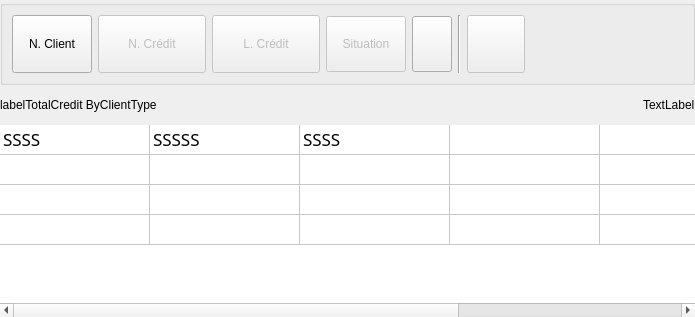
               <widget class="QWidget" name="ClientsPage">
                <layout class="QVBoxLayout" name="verticalLayout_2">
                 <property name="spacing">
                  <number>0</number>
                 </property>
                 <property name="leftMargin">
                  <number>0</number>
                 </property>
                 <property name="topMargin">
                  <number>0</number>
                 </property>
                 <property name="rightMargin">
                  <number>0</number>
                 </property>
                 <property name="bottomMargin">
                  <number>0</number>
                 </property>
                 <item>
                  <widget class="QWidget" name="ClientsWidgetContainer" native="true">
                   <layout class="QVBoxLayout" name="verticalLayout_24">
                    <property name="spacing">
                     <number>10</number>
                    </property>
                    <property name="leftMargin">
                     <number>0</number>
                    </property>
                    <property name="topMargin">
                     <number>0</number>
                    </property>
                    <property name="rightMargin">
                     <number>0</number>
                    </property>
                    <property name="bottomMargin">
                     <number>0</number>
                    </property>
                    <item>
                     <widget class="QGroupBox" name="groupBoxToolBar_3">
                      <property name="title">
                       <string/>
                      </property>
                      <layout class="QHBoxLayout" name="horizontalLayout_14">
                       <property name="leftMargin">
                        <number>9</number>
                       </property>
                       <property name="topMargin">
                        <number>9</number>
                       </property>
                       <property name="rightMargin">
                        <number>9</number>
                       </property>
                       <property name="bottomMargin">
                        <number>9</number>
                       </property>
                       <item>
                        <widget class="QPushButton" name="buttonNewClient">
                         <property name="sizePolicy">
                          <sizepolicy hsizetype="Preferred" vsizetype="Preferred">
                           <horstretch>0</horstretch>
                           <verstretch>0</verstretch>
                          </sizepolicy>
                         </property>
                         <property name="minimumSize">
                          <size>
                           <width>0</width>
                           <height>56</height>
                          </size>
                         </property>
                         <property name="cursor">
                          <cursorShape>PointingHandCursor</cursorShape>
                         </property>
                         <property name="toolTip">
                          <string>Ajouter un Client</string>
                         </property>
                         <property name="styleSheet">
                          <string notr="true"/>
                         </property>
                         <property name="text">
                          <string>N. Client</string>
                         </property>
                         <property name="icon">
                          <iconset resource="../resources.qrc">
                           <normaloff>:/icons/images/icons/cil-plus.png</normaloff>:/icons/images/icons/cil-plus.png</iconset>
                         </property>
                         <property name="iconSize">
                          <size>
                           <width>28</width>
                           <height>28</height>
                          </size>
                         </property>
                        </widget>
                       </item>
                       <item>
                        <widget class="QPushButton" name="buttonClientNewCredit">
                         <property name="enabled">
                          <bool>false</bool>
                         </property>
                         <property name="sizePolicy">
                          <sizepolicy hsizetype="Preferred" vsizetype="Preferred">
                           <horstretch>0</horstretch>
                           <verstretch>0</verstretch>
                          </sizepolicy>
                         </property>
                         <property name="minimumSize">
                          <size>
                           <width>108</width>
                           <height>56</height>
                          </size>
                         </property>
                         <property name="cursor">
                          <cursorShape>PointingHandCursor</cursorShape>
                         </property>
                         <property name="toolTip">
                          <string>Ajouter un Nouveau Crédit</string>
                         </property>
                         <property name="text">
                          <string>N. Crédit</string>
                         </property>
                         <property name="icon">
                          <iconset resource="../resources.qrc">
                           <normaloff>:/icons/images/icons/cil-plus.png</normaloff>:/icons/images/icons/cil-plus.png</iconset>
                         </property>
                         <property name="iconSize">
                          <size>
                           <width>28</width>
                           <height>28</height>
                          </size>
                         </property>
                        </widget>
                       </item>
                       <item>
                        <widget class="QPushButton" name="buttonClientCreditList">
                         <property name="enabled">
                          <bool>false</bool>
                         </property>
                         <property name="sizePolicy">
                          <sizepolicy hsizetype="Preferred" vsizetype="Preferred">
                           <horstretch>0</horstretch>
                           <verstretch>0</verstretch>
                          </sizepolicy>
                         </property>
                         <property name="minimumSize">
                          <size>
                           <width>108</width>
                           <height>56</height>
                          </size>
                         </property>
                         <property name="cursor">
                          <cursorShape>PointingHandCursor</cursorShape>
                         </property>
                         <property name="toolTip">
                          <string>Liste des Crédits</string>
                         </property>
                         <property name="text">
                          <string>L. Crédit</string>
                         </property>
                         <property name="iconSize">
                          <size>
                           <width>28</width>
                           <height>28</height>
                          </size>
                         </property>
                        </widget>
                       </item>
                       <item>
                        <widget class="QPushButton" name="buttonClientSituation">
                         <property name="enabled">
                          <bool>false</bool>
                         </property>
                         <property name="minimumSize">
                          <size>
                           <width>0</width>
                           <height>56</height>
                          </size>
                         </property>
                         <property name="text">
                          <string>Situation</string>
                         </property>
                         <property name="iconSize">
                          <size>
                           <width>28</width>
                           <height>28</height>
                          </size>
                         </property>
                        </widget>
                       </item>
                       <item>
                        <widget class="QPushButton" name="buttonClientActions">
                         <property name="sizePolicy">
                          <sizepolicy hsizetype="Preferred" vsizetype="Fixed">
                           <horstretch>0</horstretch>
                           <verstretch>0</verstretch>
                          </sizepolicy>
                         </property>
                         <property name="minimumSize">
                          <size>
                           <width>0</width>
                           <height>56</height>
                          </size>
                         </property>
                         <property name="layoutDirection">
                          <enum>Qt::RightToLeft</enum>
                         </property>
                         <property name="text">
                          <string/>
                         </property>
                         <property name="iconSize">
                          <size>
                           <width>28</width>
                           <height>28</height>
                          </size>
                         </property>
                        </widget>
                       </item>
                       <item>
                        <widget class="Line" name="line_2">
                         <property name="orientation">
                          <enum>Qt::Vertical</enum>
                         </property>
                        </widget>
                       </item>
                       <item>
                        <widget class="QPushButton" name="buttonDeleteClient">
                         <property name="enabled">
                          <bool>false</bool>
                         </property>
                         <property name="sizePolicy">
                          <sizepolicy hsizetype="Preferred" vsizetype="Preferred">
                           <horstretch>0</horstretch>
                           <verstretch>0</verstretch>
                          </sizepolicy>
                         </property>
                         <property name="minimumSize">
                          <size>
                           <width>58</width>
                           <height>58</height>
                          </size>
                         </property>
                         <property name="cursor">
                          <cursorShape>PointingHandCursor</cursorShape>
                         </property>
                         <property name="toolTip">
                          <string>Suprimer</string>
                         </property>
                         <property name="text">
                          <string/>
                         </property>
                         <property name="icon">
                          <iconset>
                           <normaloff>:/icons/icons/scissors--minus.png</normaloff>:/icons/icons/scissors--minus.png</iconset>
                         </property>
                         <property name="iconSize">
                          <size>
                           <width>30</width>
                           <height>30</height>
                          </size>
                         </property>
                        </widget>
                       </item>
                       <item>
                        <spacer name="horizontalSpacer_2">
                         <property name="orientation">
                          <enum>Qt::Horizontal</enum>
                         </property>
                         <property name="sizeHint" stdset="0">
                          <size>
                           <width>40</width>
                           <height>20</height>
                          </size>
                         </property>
                        </spacer>
                       </item>
                      </layout>
                     </widget>
                    </item>
                    <item>
                     <widget class="QFrame" name="frame_5">
                      <property name="frameShape">
                       <enum>QFrame::NoFrame</enum>
                      </property>
                      <property name="frameShadow">
                       <enum>QFrame::Raised</enum>
                      </property>
                      <layout class="QHBoxLayout" name="horizontalLayout_18">
                       <property name="leftMargin">
                        <number>0</number>
                       </property>
                       <property name="topMargin">
                        <number>0</number>
                       </property>
                       <property name="rightMargin">
                        <number>0</number>
                       </property>
                       <property name="bottomMargin">
                        <number>0</number>
                       </property>
                       <item>
                        <widget class="QLabel" name="labelTotalCreditClients">
                         <property name="sizePolicy">
                          <sizepolicy hsizetype="Maximum" vsizetype="Preferred">
                           <horstretch>0</horstretch>
                           <verstretch>0</verstretch>
                          </sizepolicy>
                         </property>
                         <property name="text">
                          <string>labelTotalCredit ByClientType</string>
                         </property>
                         <property name="alignment">
                          <set>Qt::AlignLeading|Qt::AlignLeft|Qt::AlignVCenter</set>
                         </property>
                         <property name="wordWrap">
                          <bool>false</bool>
                         </property>
                        </widget>
                       </item>
                       <item>
                        <spacer name="horizontalSpacer_14">
                         <property name="orientation">
                          <enum>Qt::Horizontal</enum>
                         </property>
                         <property name="sizeHint" stdset="0">
                          <size>
                           <width>480</width>
                           <height>20</height>
                          </size>
                         </property>
                        </spacer>
                       </item>
                       <item>
                        <widget class="QLabel" name="labelClientsCount">
                         <property name="text">
                          <string>TextLabel</string>
                         </property>
                        </widget>
                       </item>
                      </layout>
                     </widget>
                    </item>
                    <item>
                     <widget class="MyTable" name="clientsTableWidget">
                      <property name="minimumSize">
                       <size>
                        <width>0</width>
                        <height>0</height>
                       </size>
                      </property>
                      <property name="font">
                       <font>
                        <family>Lucida Casual</family>
                        <pointsize>13</pointsize>
                        <weight>50</weight>
                        <italic>false</italic>
                        <bold>false</bold>
                       </font>
                      </property>
                      <property name="frameShape">
                       <enum>QFrame::NoFrame</enum>
                      </property>
                      <property name="editTriggers">
                       <set>QAbstractItemView::DoubleClicked</set>
                      </property>
                      <property name="alternatingRowColors">
                       <bool>false</bool>
                      </property>
                      <property name="selectionBehavior">
                       <enum>QAbstractItemView::SelectRows</enum>
                      </property>
                      <property name="gridStyle">
                       <enum>Qt::SolidLine</enum>
                      </property>
                      <property name="sortingEnabled">
                       <bool>true</bool>
                      </property>
                      <property name="columnCount">
                       <number>6</number>
                      </property>
                      <attribute name="horizontalHeaderVisible">
                       <bool>false</bool>
                      </attribute>
                      <attribute name="horizontalHeaderCascadingSectionResizes">
                       <bool>false</bool>
                      </attribute>
                      <attribute name="horizontalHeaderDefaultSectionSize">
                       <number>150</number>
                      </attribute>
                      <attribute name="horizontalHeaderShowSortIndicator" stdset="0">
                       <bool>true</bool>
                      </attribute>
                      <attribute name="horizontalHeaderStretchLastSection">
                       <bool>true</bool>
                      </attribute>
                      <attribute name="verticalHeaderVisible">
                       <bool>false</bool>
                      </attribute>
                      <row>
                       <property name="text">
                        <string>New Row</string>
                       </property>
                      </row>
                      <row>
                       <property name="text">
                        <string>qsdf</string>
                       </property>
                      </row>
                      <row>
                       <property name="text">
                        <string>qsdfq</string>
                       </property>
                      </row>
                      <row>
                       <property name="text">
                        <string>qsdfqsdf</string>
                       </property>
                      </row>
                      <column>
                       <property name="text">
                        <string>Id</string>
                       </property>
                      </column>
                      <column>
                       <property name="text">
                        <string>New Column</string>
                       </property>
                      </column>
                      <column>
                       <property name="text">
                        <string>dd</string>
                       </property>
                      </column>
                      <column>
                       <property name="text">
                        <string>dd</string>
                       </property>
                      </column>
                      <column>
                       <property name="text">
                        <string>dd</string>
                       </property>
                      </column>
                      <column>
                       <property name="text">
                        <string>dd</string>
                       </property>
                      </column>
                      <item row="0" column="0">
                       <property name="text">
                        <string>SSSS</string>
                       </property>
                      </item>
                      <item row="0" column="1">
                       <property name="text">
                        <string>SSSSS</string>
                       </property>
                      </item>
                      <item row="0" column="2">
                       <property name="text">
                        <string>SSSS</string>
                       </property>
                      </item>
                     </widget>
                    </item>
                   </layout>
                  </widget>
                 </item>
                </layout>
               </widget>
